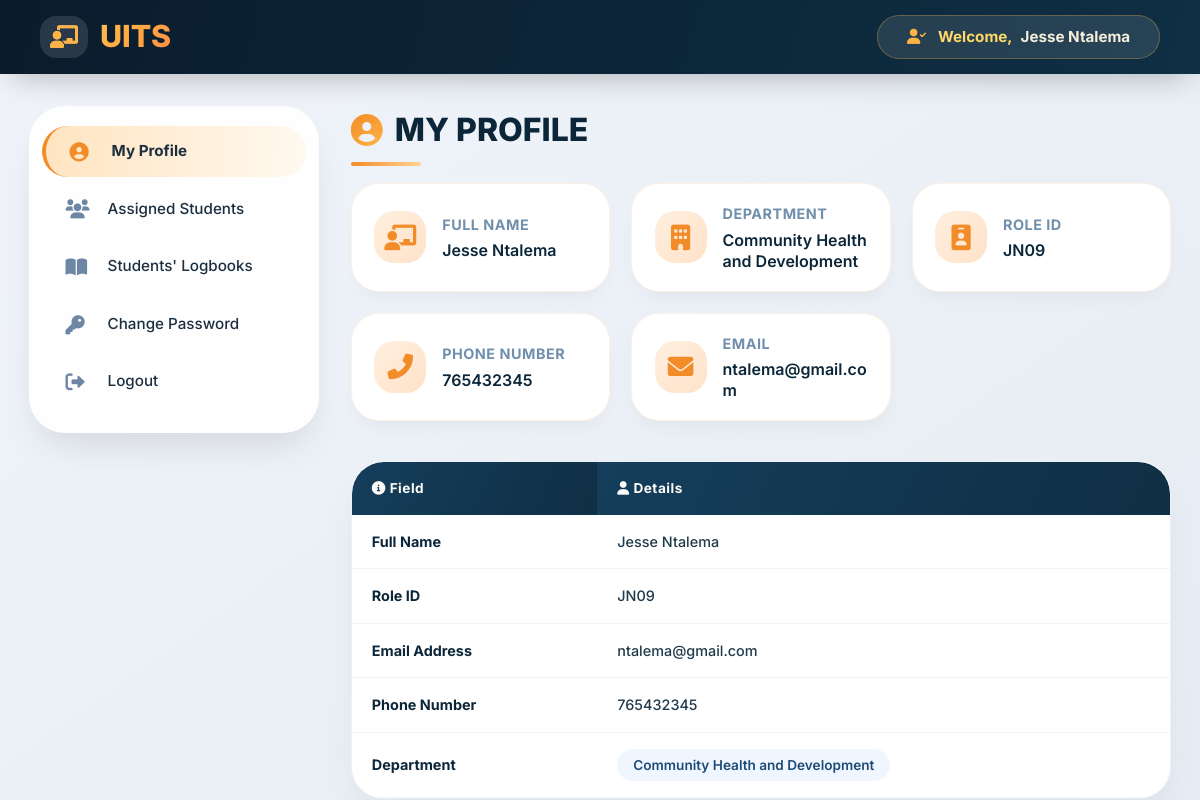
Screenshot of /lecturers/lecturerprofile.php (signed in) with the database file from the repository.
### tables this page shows
CREATE TABLE IF NOT EXISTS `lecturers` (
  `lecturer_id` int NOT NULL AUTO_INCREMENT,
  `lecname` varchar(200) NOT NULL,
  `role_id` varchar(200) NOT NULL,
  `email` varchar(200) NOT NULL,
  `phonenumber` int NOT NULL,
  `department` varchar(200) NOT NULL,
  `password` varchar(200) NOT NULL,
  `created_at` varchar(200) NOT NULL,
  `Allocated` varchar(10) NOT NULL DEFAULT 'NO',
  PRIMARY KEY (`lecturer_id`),
  UNIQUE KEY `role_id` (`role_id`,`email`,`phonenumber`)
);

### lecturers/lecturerprofile.php (the view, shortened to what this page needs)
<?php
include "./includes/db.php";
$role_id = $_SESSION['user']['role_id'];
$q = mysqli_query($conn, "SELECT * FROM lecturers WHERE role_id = '$role_id'");
$row = mysqli_fetch_assoc($q);
$lecname = $row['lecname'];
$role_id = $row['role_id'];
$email = $row['email'];
$phonenumber = $row['phonenumber'];
$department = $row['department'];
?>
<!DOCTYPE html>
<html lang="en">
<head>
    <link rel="stylesheet" href="https://cdnjs.cloudflare.com/ajax/libs/font-awesome/6.0.0-beta3/css/all.min.css">
</head>
<body>
<div id="top-navigation">
    <div id="logo"><i class="fas fa-chalkboard-user"></i> UITS</div>
    <?php if (isset($_SESSION['user'])) : ?>
        <div id="student_name">
            <i class="fas fa-user-check"></i>
            <span><em>Welcome,</em>&nbsp;</span>
            <span style="font-weight:700;"><?php echo htmlspecialchars($_SESSION['user']['lecname']); ?></span>
        </div>
    <?php endif ?>
</div>
<div class="admincontent">
    <div class="sidebar">
        <ul id="menu_list">
            <a class="menu_items_link active-profile" href="lecturerprofile.php">
                <li class="menu_items_list"><i class="fas fa-user-circle"></i> My Profile</li>
            </a>
            <a class="menu_items_link" href="assigned.php">
                <li class="menu_items_list"><i class="fas fa-users"></i> Assigned Students</li>
            </a>
            <a class="menu_items_link" href="assigned.php">
                <li class="menu_items_list"><i class="fas fa-book-open"></i> Students' Logbooks</li>
            </a>
            <a class="menu_items_link" href="changepassword.php">
                <li class="menu_items_list"><i class="fas fa-key"></i> Change Password</li>
            </a>
            <a class="menu_items_link" href="assigned.php?logout">
                <li class="menu_items_list"><i class="fas fa-sign-out-alt"></i> Logout</li>
            </a>
        </ul>
    </div>
    <div class="main">
        <h2><i class="fas fa-user-circle"></i> MY PROFILE</h2>
        <div class="stats-container">
            <div class="stat-card">
                <div class="stat-icon"><i class="fas fa-chalkboard-teacher"></i></div>
                <div class="stat-info">
                    <h3>Full Name</h3>
                    <p><?php echo htmlspecialchars($lecname); ?></p>
                </div>
            </div>
            <div class="stat-card">
                <div class="stat-icon"><i class="fas fa-building"></i></div>
                <div class="stat-info">
                    <h3>Department</h3>
                    <p><?php echo htmlspecialchars($department); ?></p>
                </div>
            </div>
            <div class="stat-card">
                <div class="stat-icon"><i class="fas fa-id-badge"></i></div>
                <div class="stat-info">
                    <h3>Role ID</h3>
                    <p><?php echo htmlspecialchars($role_id); ?></p>
                </div>
            </div>
            <div class="stat-card">
                <div class="stat-icon"><i class="fas fa-phone-alt"></i></div>
                <div class="stat-info">
                    <h3>Phone Number</h3>
                    <p><?php echo htmlspecialchars($phonenumber); ?></p>
                </div>
            </div>
            <div class="stat-card">
                <div class="stat-icon"><i class="fas fa-envelope"></i></div>
                <div class="stat-info">
                    <h3>Email</h3>
                    <p style="word-break: break-all;"><?php echo htmlspecialchars($email); ?></p>
                </div>
            </div>
        </div>
        <div class="article">
            <table class="table">
                <thead>
                    <tr>
                        <th><i class="fas fa-info-circle"></i> Field</th>
                        <th><i class="fas fa-user"></i> Details</th>
                    </tr>
                </thead>
                <tbody>
                    <tr>
                        <td><strong>Full Name</strong></td>
                        <td><?php echo htmlspecialchars($lecname); ?></td>
                    </tr>
                    <tr>
                        <td><strong>Role ID</strong></td>
                        <td><?php echo htmlspecialchars($role_id); ?></td>
                    </tr>
                    <tr>
                        <td><strong>Email Address</strong></td>
                        <td style="word-break: break-all;"><?php echo htmlspecialchars($email); ?></td>
                    </tr>
                    <tr>
                        <td><strong>Phone Number</strong></td>
                        <td><?php echo htmlspecialchars($phonenumber); ?></td>
                    </tr>
                    <tr>
                        <td><strong>Department</strong></td>
                        <td><span class="dept-badge"><?php echo htmlspecialchars($department); ?></span></td>
                    </tr>
                </tbody>
            </table>
        </div>
    </div>
</div>
</body>
</html>

### rows the page displays
lecturers: lecname "Jesse Ntalema", department "Community Health and Development", role "JN09", phonenumber "765432345", email "ntalema@gmail.com"

### other values shown
$_SESSION['user']['lecname'] "Jesse Ntalema"
